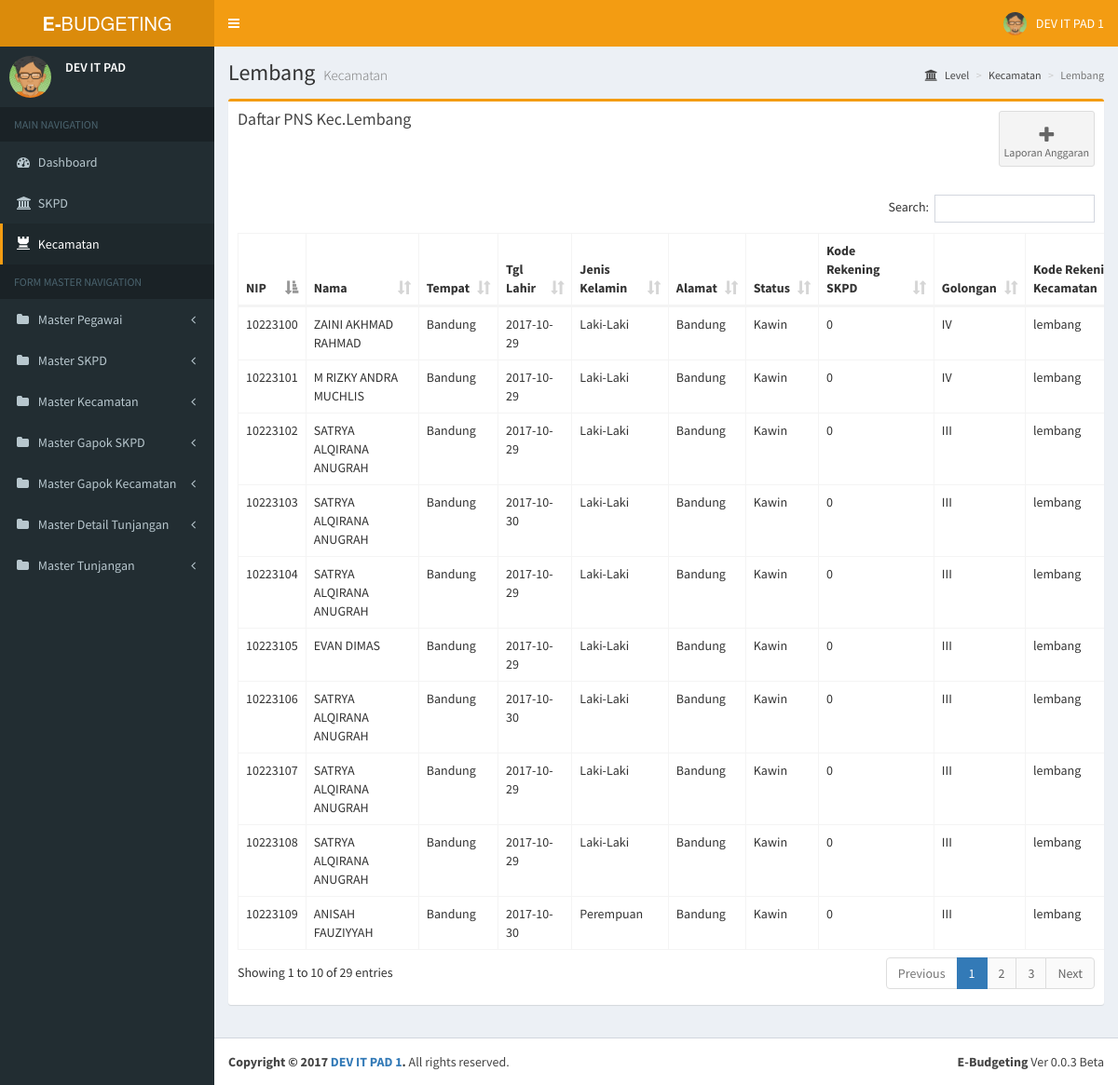
The app's page /home.php?page=lembang_view_pegawai with its own data.
### tables this page shows
CREATE TABLE `pegawai` (
  `nip` varchar(50) NOT NULL,
  `nama` varchar(50) DEFAULT NULL,
  `tempat_lahir` varchar(50) DEFAULT NULL,
  `tgl_lahir` date DEFAULT NULL,
  `jenis_kelamin` enum('Laki-Laki','Perempuan') DEFAULT NULL,
  `alamat` varchar(50) DEFAULT NULL,
  `status_perkawinan` enum('Lajang','Kawin','Janda','Duda') DEFAULT NULL,
  `kd_rek_skpd` varchar(50) DEFAULT NULL,
  `kd_golongan` varchar(10) DEFAULT NULL,
  `kd_rek_kecamatan` varchar(50) DEFAULT NULL,
  `eselon` varchar(10) DEFAULT NULL,
  `jml_anak` enum('1','2','0') DEFAULT NULL,
  PRIMARY KEY (`nip`),
  KEY `kd_rek_skpd` (`kd_rek_skpd`),
  KEY `kd_golongan` (`kd_golongan`),
  KEY `kd_rek_kecamatan` (`kd_rek_kecamatan`),
  CONSTRAINT `pegawai_ibfk_1` FOREIGN KEY (`kd_rek_skpd`) REFERENCES `skpd` (`kd_rek_skpd`) ON DELETE CASCADE ON UPDATE CASCADE,
  CONSTRAINT `pegawai_ibfk_2` FOREIGN KEY (`kd_golongan`) REFERENCES `golongan` (`kd_golongan`) ON DELETE CASCADE ON UPDATE CASCADE,
  CONSTRAINT `pegawai_ibfk_3` FOREIGN KEY (`kd_rek_kecamatan`) REFERENCES `kecamatan` (`kd_rek_kecamatan`) ON DELETE CASCADE ON UPDATE CASCADE
);

### page/kecamatan/lembang/view_pegawai.php (the view, shortened to what this page needs)
<section class="content-header">
  <h1>
    Lembang
    <small>Kecamatan </small>
  </h1>
  <ol class="breadcrumb">
    <li><a href="#"><i class="fa fa-institution"></i> Level</a></li>
    <li class="active"><a href="?page=kecamatan">Kecamatan</a></li>
    <li class="active">Lembang</li>
  </ol>
</section>
<section class="content container-fluid">
	      <div class="row">
	        <div class="col-xs-12">
	          <div class="box box-warning">
	            <div class="box-header">
	            	<div class="row">
	            		<div class="col-sm-6">
	            			<h3 class="box-title">Daftar PNS Kec.Lembang</h3>
	            		</div>
	            		<div class="col-sm-6">
	            		<div class=" pull-right">
	            			<a class="btn btn-app" href="?page=lembang_view_anggaran">
								<i class="fa fa-plus"></i> Laporan Anggaran
						    </a>
						</div>
	            		</div>
	            	</div>
	            </div>
	              <div class="box-body" style="overflow-x: scroll;">
	              <table id="bpkd-table" class="table table-bordered table-hover" style="width: 140%;">
	                <thead>
	                <tr>
	                  <th>NIP</th>
	                  <th>Nama</th>
	                  <th>Tempat</th>
	                  <th>Tgl Lahir</th>
	                  <th>Jenis Kelamin</th>
	                  <th>Alamat</th>
	                  <th>Status</th>
					  <th>Kode Rekening SKPD</th>
	                  <th>Golongan</th>
	                  <th>Kode Rekening Kecamatan</th>
	                </tr>
	                </thead>
	                <tbody>
	            	<?php
				$con = mysqli_connect("localhost","root","","ebudget");
				$result = mysqli_query($con,"SELECT * FROM pegawai WHERE kd_rek_kecamatan LIKE '%lembang'");
				while($row = mysqli_fetch_array($result))
				{
				?>
				<tr class='default'>
					<td><?php echo $row[0]; ?></td>
					<td><?php echo $row[1]; ?></td>
					<td><?php echo $row[2]; ?></td>
					<td><?php echo $row[3]; ?></td>
					<td><?php echo $row[4]; ?></td>
					<td><?php echo $row[5]; ?></td>
					<td><?php echo $row[6]; ?></td>
					<td><?php echo $row[7]; ?></td>
					<td><?php echo $row[8]; ?></td>
					<td><?php echo $row[9]; ?></td>
			</tr>
			<?php
				}
			?>
	              </table>
	            </div>
	          </div>
	        </div>
	    </div>
</section>

### records on screen
pegawai: nip "10223100", nama "ZAINI AKHMAD RAHMAD", tempat_lahir "Bandung", tgl_lahir "2017-10-29", jenis_kelamin "Laki-Laki", alamat "Bandung", status_perkawinan "Kawin", kd_rek_skpd "0", kd_golongan "IV", kd_rek_kecamatan "lembang"
pegawai: nip "10223101", nama "M RIZKY ANDRA MUCHLIS", tempat_lahir "Bandung", tgl_lahir "2017-10-29", jenis_kelamin "Laki-Laki", alamat "Bandung", status_perkawinan "Kawin", kd_rek_skpd "0", kd_golongan "IV", kd_rek_kecamatan "lembang"
pegawai: nip "10223102", nama "SATRYA ALQIRANA ANUGRAH", tempat_lahir "Bandung", tgl_lahir "2017-10-29", jenis_kelamin "Laki-Laki", alamat "Bandung", status_perkawinan "Kawin", kd_rek_skpd "0", kd_golongan "III", kd_rek_kecamatan "lembang"
pegawai: nip "10223103", nama "SATRYA ALQIRANA ANUGRAH", tempat_lahir "Bandung", tgl_lahir "2017-10-30", jenis_kelamin "Laki-Laki", alamat "Bandung", status_perkawinan "Kawin", kd_rek_skpd "0", kd_golongan "III", kd_rek_kecamatan "lembang"
pegawai: nip "10223104", nama "SATRYA ALQIRANA ANUGRAH", tempat_lahir "Bandung", tgl_lahir "2017-10-29", jenis_kelamin "Laki-Laki", alamat "Bandung", status_perkawinan "Kawin", kd_rek_skpd "0", kd_golongan "III", kd_rek_kecamatan "lembang"
pegawai: nip "10223105", nama "EVAN DIMAS", tempat_lahir "Bandung", tgl_lahir "2017-10-29", jenis_kelamin "Laki-Laki", alamat "Bandung", status_perkawinan "Kawin", kd_rek_skpd "0", kd_golongan "III", kd_rek_kecamatan "lembang"
pegawai: nip "10223106", nama "SATRYA ALQIRANA ANUGRAH", tempat_lahir "Bandung", tgl_lahir "2017-10-30", jenis_kelamin "Laki-Laki", alamat "Bandung", status_perkawinan "Kawin", kd_rek_skpd "0", kd_golongan "III", kd_rek_kecamatan "lembang"
pegawai: nip "10223107", nama "SATRYA ALQIRANA ANUGRAH", tempat_lahir "Bandung", tgl_lahir "2017-10-29", jenis_kelamin "Laki-Laki", alamat "Bandung", status_perkawinan "Kawin", kd_rek_skpd "0", kd_golongan "III", kd_rek_kecamatan "lembang"
pegawai: nip "10223108", nama "SATRYA ALQIRANA ANUGRAH", tempat_lahir "Bandung", tgl_lahir "2017-10-29", jenis_kelamin "Laki-Laki", alamat "Bandung", status_perkawinan "Kawin", kd_rek_skpd "0", kd_golongan "III", kd_rek_kecamatan "lembang"
pegawai: nip "10223109", nama "ANISAH FAUZIYYAH", tempat_lahir "Bandung", tgl_lahir "2017-10-30", jenis_kelamin "Perempuan", alamat "Bandung", status_perkawinan "Kawin", kd_rek_skpd "0", kd_golongan "III", kd_rek_kecamatan "lembang"
